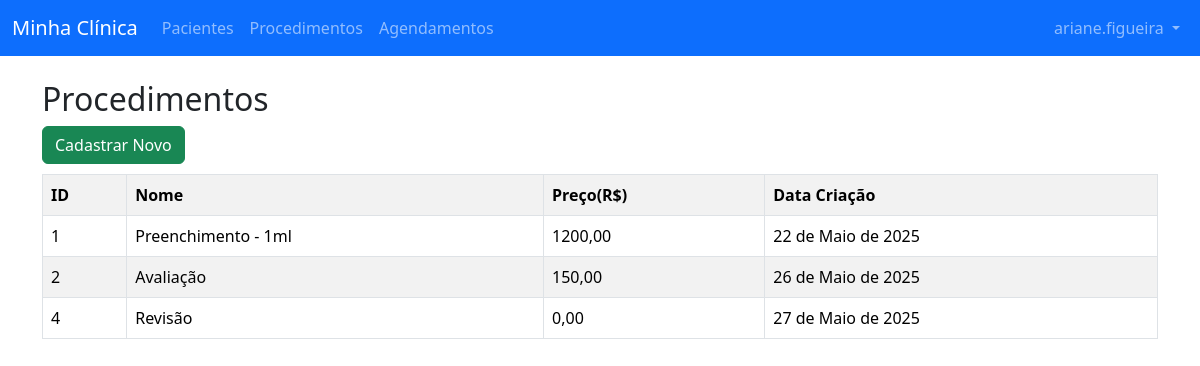
The app's page /procedimentos/ (signed in) with its own data.
### core/models.py (models this page shows, shortened)
class Procedimento(models.Model):
    user = models.ForeignKey(User, on_delete=models.CASCADE)
    nome = models.CharField(max_length=100, blank=False, null=False)
    preco = models.DecimalField(max_digits= 8, decimal_places=2, blank=False, null=False)
    data_criacao = models.DateField(blank=False, null=False)
    descricao = models.TextField()

### core/views.py (the view)
# urls.py: path('procedimentos/', views.listar_procedimentos, name='listar_procedimentos'),
@login_required
def listar_procedimentos(request):
    procedimentos = Procedimento.objects.filter(user=request.user)
    return render(request, 'core/listar_procedimentos.html', {
        'procedimentos': procedimentos
    })

### core/templates/core/listar_procedimentos.html (shortened to what this page needs)
{% extends 'core/base.html' %}
{% block content %}
<h2>Procedimentos</h2>
<a href="{% url 'cadastrar_procedimento' %}" class="btn btn-success">Cadastrar Novo</a>
<table class="table table-striped table-bordered" style="margin-top: 10px">
    <tr>
        <th>ID</th>
        <th>Nome</th>
        <th>Preço(R$)</th>
        <th>Data Criação</th>
    </tr>
    {% for procedimento in procedimentos %}
    <tr>
        <td>{{ procedimento.id }}</td>
        <td>{{ procedimento.nome }}</td>
        <td>{{ procedimento.preco }}</td>
        <td>{{ procedimento.data_criacao }}</td>
    </tr>
    {% empty %}
    <tr>
        <td class="list-group-item">Nenhum procedimento encontrado.</td>
    </tr>
    {% endfor %}
</table>
{% endblock %}

### core/templates/core/base.html (shortened to what this page needs)
<!DOCTYPE html>
<html lang="pt-br">
<head>
    <link href="https://cdn.jsdelivr.net/npm/bootstrap@5.3.0/dist/css/bootstrap.min.css" rel="stylesheet">
    <link href="https://cdn.jsdelivr.net/npm/bootstrap@5.3.3/dist/css/bootstrap.min.css" rel="stylesheet">
    <link href="https://cdn.jsdelivr.net/npm/bootstrap-icons@1.10.5/font/bootstrap-icons.css" rel="stylesheet">
</head>
<body>
    <nav class="navbar navbar-expand-lg navbar-dark bg-primary">
  <div class="container-fluid">
    <a class="navbar-brand" href="{% url 'home' %}">Minha Clínica</a>
    <div class="collapse navbar-collapse" id="navbarNav">
      <ul class="navbar-nav">
        <li class="nav-item">
          <a class="nav-link" href="{% url 'listar_pacientes' %}">Pacientes</a>
        </li>
        <li class="nav-item">
          <a class="nav-link" href="{% url 'listar_procedimentos' %}">Procedimentos</a>
        </li>
        <li class="nav-item">
          <a class="nav-link" href="{% url 'listar_agendamentos' %}">Agendamentos</a>
        </li>
      </ul>
      <ul class="navbar-nav ms-auto">
        <li class="nav-item dropdown">
          <a class="nav-link dropdown-toggle" href="#" id="userDropdown" role="button" data-bs-toggle="dropdown" aria-expanded="false">
            {{ request.user.username }}
          </a>
        </li>
      </ul>
    </div>
  </div>
</nav>
    <div class="container mt-4">
        {% block content %}
        {% endblock %}
    </div>
    </body>
</html>

### records on screen
Procedimento: id "1", nome "Preenchimento - 1ml", preco "1200,00", data_criacao "22 de Maio de 2025"
Procedimento: id "2", nome "Avaliação", preco "150,00", data_criacao "26 de Maio de 2025"
Procedimento: id "4", nome "Revisão", preco "0,00", data_criacao "27 de Maio de 2025"

### other values on screen
{{ request.user.username }} "ariane.figueira"
